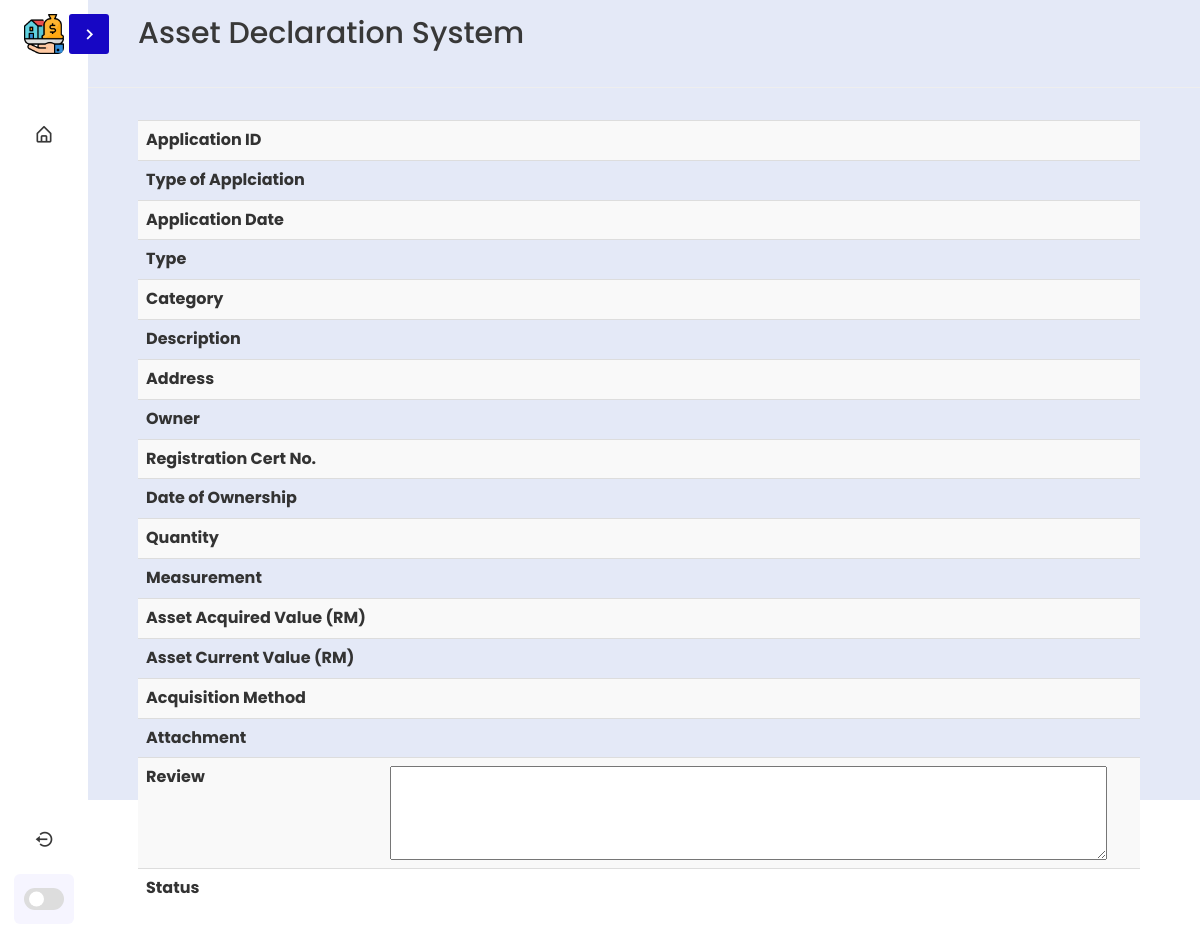
Page /viewApplication/37 (signed in) on the earlier database version.
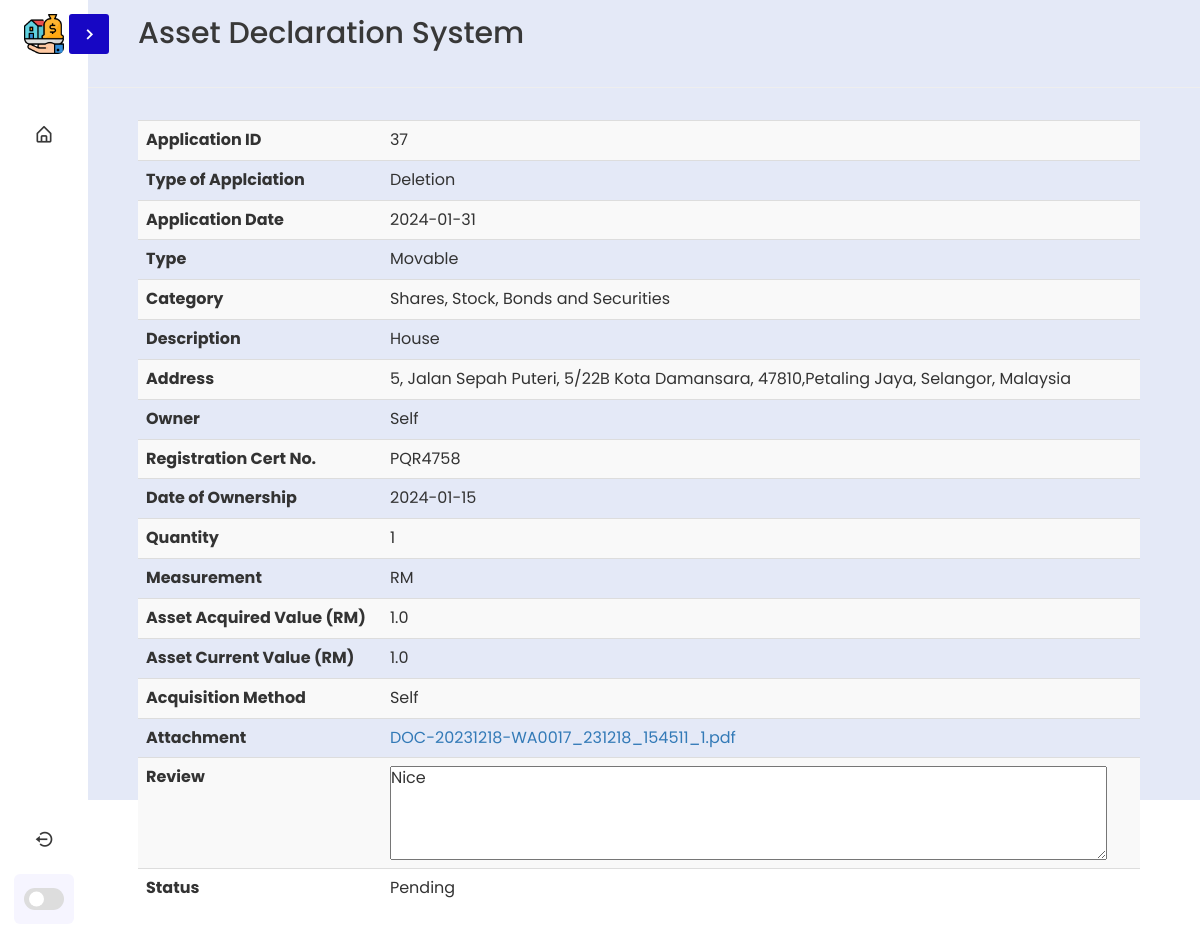
Same page on the later database version.
### tables this page shows
CREATE TABLE buffer (
ReviewID INTEGER NOT NULL PRIMARY KEY AUTOINCREMENT,
ReviewType TEXT NOT NULL,
AssetID INTEGER,
UserID INTEGER NOT NULL,
DateOfApp DATE NOT NULL,
AssDecType TEXT NOT NULL,
AssDecCat TEXT NOT NULL,
Description TEXT NOT NULL,
Address TEXT NOT NULL,
Owner TEXT NOT NULL,
RegCertNo TEXT NOT NULL,
DateOfOwnership DATE NOT NULL,
Quantity INTEGER NOT NULL,
Measurement TEXT NOT NULL,
AssAcqVAl REAL NOT NULL,
CurrAssVal REAL NOT NULL,
AcqMethod TEXT NOT NULL,
Attachment TEXT NOT NULL,
Review TEXT NOT NULL,
Status TEXT NOT NULL
);

### app.py (the view)
@app.route('/viewApplication/<string:assID>',methods=['POST','GET'])
@login_required
def viewApplciation(assID):
    conn = create_connection()
    cur = conn.cursor()
    cur.execute("""SELECT * FROM `buffer` WHERE `ReviewID` = ? """,(assID,))
    rowdata = cur.fetchone()
    cur.close
    return render_template('viewApplication.html', rowdata=rowdata)

### app.py (called while the page is built)
def create_connection():
    conn = None
    try:
        conn = sqlite3.connect('static/db/user.db')  # create a database connection
        return conn
    except Error as e:
        print(e)
    return conn

@login_manager.user_loader
def load_user(admin_id):
    conn = create_connection()
    cur = conn.cursor()
    cur.execute("SELECT * FROM admin WHERE adminID=?", (admin_id,))
    user = cur.fetchone()
    if user:
        return User(*user)
    return None

### templates/viewApplication.html (shortened to what this page needs)
{% extends 'base.html' %}
{% block content %}
<div>
    <form action="" method='POST'>
        <table class="table table-striped" style="width: 100%;">
            <tr>
                <th>Application ID</th>
                <td id="ID">{{rowdata.0}}</td>
            </tr>
            <tr>
                <th>Type of Applciation</th>
                <td id="ID">{{rowdata.1}}</td>
            </tr>
            <tr>
                <th>Application Date</th>
                <td id="Date">{{rowdata.4}}</td>
            </tr>
            <tr>
                <th>Type</th>
                <td id="Type">{{rowdata.5}}</td>
            </tr>
            <tr>
                <th>Category</th>
                <td id="Cat">{{rowdata.6}}</td>
            </tr>
            <tr>
                <th>Description</th>
                <td id="Desc">{{rowdata.7}}</td>
            </tr>
            <tr>
                <th>Address</th>
                <td id="Addr">{{rowdata.8}}</td>
            </tr>
            <tr>
                <th>Owner</th>
                <td id="Owner">{{rowdata.9}}</td>
            </tr>
            <tr>
                <th>Registration Cert No.</th>
                <td id="RegNo">{{rowdata.10}}</td>
            </tr>
            <tr>
                <th>Date of Ownership</th>
                <td id="DateofOwn">{{rowdata.11}}</td>
            </tr>
            <tr>
                <th>Quantity</th>
                <td id="Quant">{{rowdata.12}}</td>
            </tr>
            <tr>
                <th>Measurement</th>
                <td id="Msrmnt">{{rowdata.13}}</td>
            </tr>
            <tr>
                <th>Asset Acquired Value (RM)</th>
                <td id="AcqVal">{{rowdata.14}}</td>
            </tr>
            <tr>
                <th>Asset Current Value (RM)</th>
                <td id="CurrVal">{{rowdata.15}}</td>
            </tr>
            <tr>
                <th>Acquisition Method</th>
                <td id="AcqMet">{{rowdata.16}}</td>
            </tr>
            <tr>
                <th>Attachment</th>
                <td id="Attchmnt"><a href="/static/attachment/{{rowdata.15}}"
                        download="{{rowdata.15}}">{{rowdata.17}}</a>
                </td>
            </tr>
            <tr>
                <th>Review</th>
                <td><textarea id="review" name="review" value="{{rowdata.18}}" rows="4" cols="50" placeholder="" readonly>{{rowdata.18}}</textarea></td>
            </tr>
            <tr>
                <th>Status</th>
                <td id="Status">{{rowdata.19}}</td>
            </tr>
        </table>
    </form>
</div>
{% endblock %}

Differences in the rows shown:
added buffer: ReviewID "37", ReviewType "Deletion", DateOfApp "2024-01-31", AssDecType "Movable", AssDecCat "Shares, Stock, Bonds and Securities", Description "House", Address "5, Jalan Sepah Puteri, 5/22B Kota Damansara, 47810,Petaling Jaya, Selangor, Malaysia", Owner "Self", RegCertNo "PQR4758", DateOfOwnership "2024-01-15", Quantity "1", Measurement "RM", AssAcqVAl "1.0", CurrAssVal "1.0", AcqMethod "Self", Attachment "DOC-20231218-WA0017_231218_154511_1.pdf", review "Nice", Status "Pending"
